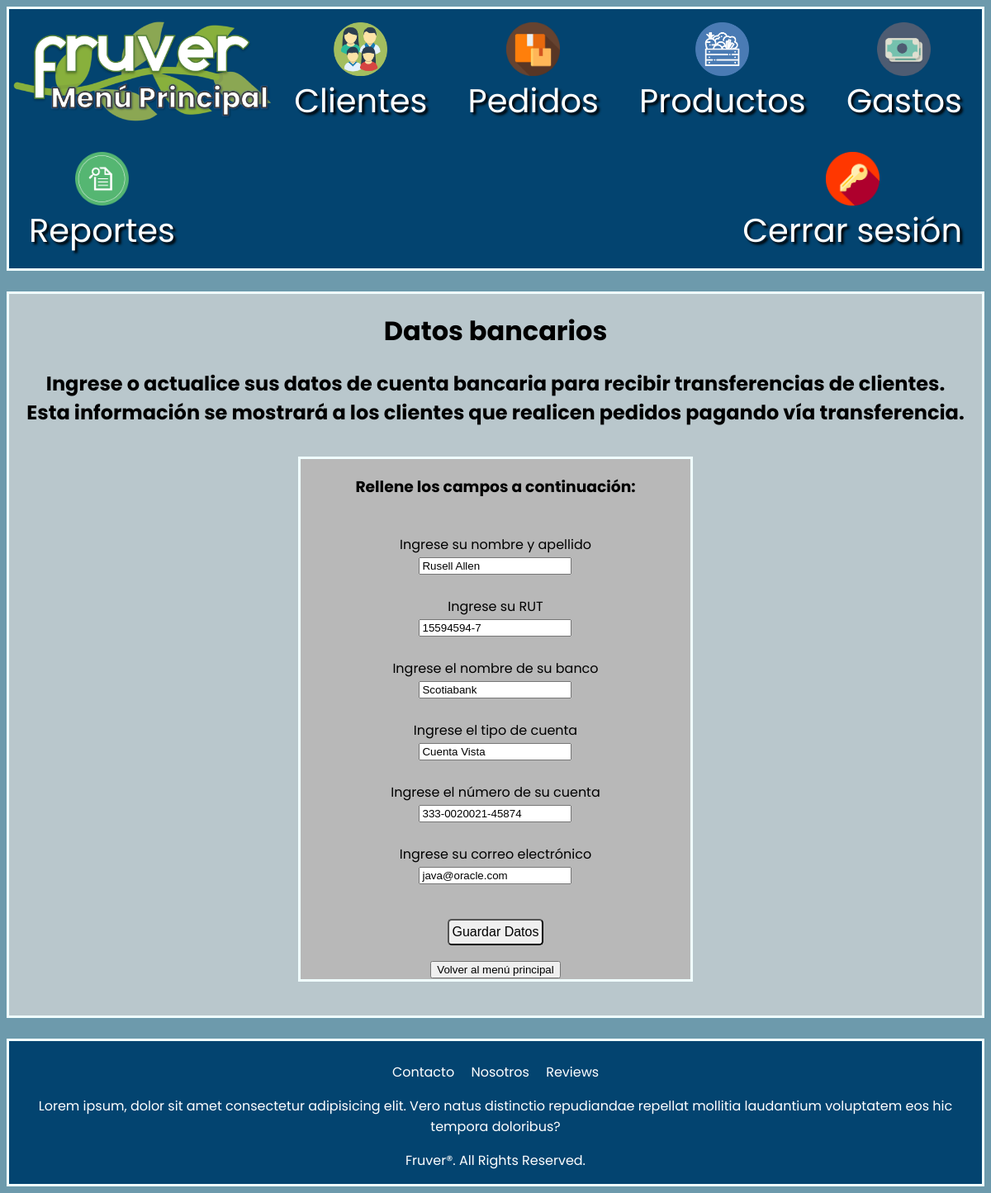
/mainmenu/datosbanco/ (signed in), run on the app's committed database.
### Home/models.py (models this page shows, shortened)
class CuentaBancaria(models.Model):
    titular = models.CharField(max_length=40)
    rut = models.CharField(max_length=12)
    banco = models.CharField(max_length=30)
    tipo_cuenta = models.CharField(max_length=20)
    numero_cuenta = models.CharField(primary_key=True, max_length=40) #primary key
    email = models.CharField(max_length=50)

### Home/views.py (the view)
# urls.py: path('mainmenu/datosbanco/', views.datosbanco, name='fruver-datosbanco'), #Ingresar datos bancarios del vendedor
@login_required(login_url='fruver-acceso')
def datosbanco(request):
    cuenta = CuentaBancaria.objects.first()
    form = FormularioCuentaBancaria(request.POST or None, instance=cuenta)
    if form.is_valid():
        form.save()
        messages.success(request,'Los datos de la cuenta se han guardado con éxito')
        return redirect('fruver-datosbanco')
    context = {'cuenta': cuenta, 'form': form}
    return render(request, 'Home/datosbanco.html', context)

### Home/forms.py
class FormularioCuentaBancaria(forms.ModelForm):
    class Meta:
        model = CuentaBancaria
        fields = [
            'titular',
            'rut',
            'banco',
            'tipo_cuenta',
            'numero_cuenta',
            'email'
        ]

### Pedidos/context_processor.py (called while the page is built)
def total_pedido(request):
    total = 0
    if request.user.is_authenticated:
        if "carrito" in request.session.keys():
            for key, value in request.session["carrito"].items():
                total += int(value["subtotal"])
    return {"total_pedido": total}

### Home/templates/Home/datosbanco.html (shortened to what this page needs)
{% extends "Home/mainmenu.html" %}
{% load static %}
{% block stylesheet %}
<link rel="stylesheet" href="{% static 'Home/styles/datosbanco.css' %}">
{% endblock stylesheet %}
{% block content %}
    <h1>Datos bancarios</h1>
    <h2>Ingrese o actualice sus datos de cuenta bancaria para recibir transferencias de clientes.<br>
        Esta información se mostrará a los clientes que realicen pedidos pagando vía transferencia.
    </h2>
    <div class="alignment">
        <div class="databox">
            <h3>Rellene los campos a continuación:</h3><br>
            <form action="" method="post" >
                <label for="name">Ingrese su nombre y apellido</label><br>
                {{form.titular}}<br><br>
                <label for="rut">Ingrese su RUT</label><br>
                {{form.rut}}<br><br>
                <label for="banco">Ingrese el nombre de su banco</label><br>
                {{form.banco}}<br><br>
                <label for="cuenta">Ingrese el tipo de cuenta</label><br>
                {{form.tipo_cuenta}}<br><br>
                <label for="numerocuenta">Ingrese el número de su cuenta</label><br>
                {{form.numero_cuenta}}<br><br>
                <label for="email">Ingrese su correo electrónico</label><br>
                {{form.email}}<br><br>
                <button type="submit" id="submit">Guardar Datos</button>
            </form>
            <a href="/mainmenu"><button type="button">Volver al menú principal</button></a>
        </div>
    </div><br>
{% endblock content %}

### Home/static/Home/styles/mainmenu.css (style rules this page uses)
body { font-family: 'Poppins', sans-serif; background-color: #6d9aac; }

### Home/static/Home/styles/datosbanco.css (style rules this page uses)
.alignment { display: flex; flex-flow: row wrap; justify-content: center; align-items: center; }
.databox { margin: 1rem; width: 40%; height: 40%; background-color: rgb(184, 184, 184); border: solid 0.2rem azure; display: flex; flex-flow: column wrap; justify-content: center; align-items: center; }
#submit { margin: 1rem; padding: 0.3rem 0.2rem; font-size: 1rem; border-radius: 0.3rem; }

### data on the page
CuentaBancaria: titular "Rusell Allen", rut "15594594-7", banco "Scotiabank", tipo_cuenta "Cuenta Vista", numero_cuenta "333-0020021-45874", email "java@oracle.com"
